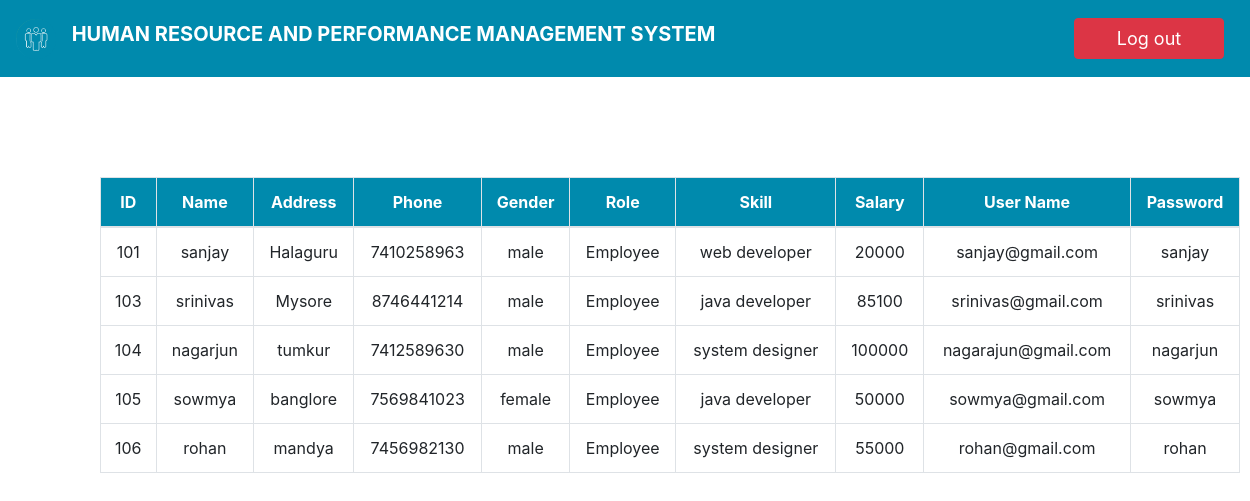
The app's page /Admin/viewemployee.php (signed in) with its own data.
### tables this page shows
CREATE TABLE `employee` (
  `Emp_id` int(11) NOT NULL,
  `name` varchar(25) DEFAULT NULL,
  `address` varchar(50) DEFAULT NULL,
  `phone` decimal(10,0) DEFAULT NULL,
  `gender` varchar(6) DEFAULT NULL,
  `role` varchar(20) DEFAULT NULL,
  `Skill` varchar(20) DEFAULT NULL,
  `salary` int(11) DEFAULT NULL,
  `username` varchar(35) DEFAULT NULL,
  `password` varchar(15) DEFAULT NULL,
  `rateing` float DEFAULT NULL
);

### Admin/viewemployee.php (the view, shortened to what this page needs)
<?php
   include "../db.php";
if (isset($_SESSION['Aid'])) {
    $query="select * from employee where role='employee';";
    $result=mysqli_query($mysqli,$query);
     }
else{
header("location:http://".$_SERVER['HTTP_HOST'].dirname($_SERVER['PHP_SELF'])."/login.php");
exit();
}
?>
<!DOCTYPE html>
<html lang="en">
<head>
    <link rel="stylesheet" href="../css/bootstrap.min.css">
    <link rel="stylesheet" href="../css/font-awesome-4.7.0/css/font-awesome.css">
</head>
<body>
    <nav class="navbar navbar-dark bg-cus">
  <a class="navbar-brand" href="#">
    <img src="../images/hiring-1-300x300.png" width="40" height="40" class="d-inline-block align-top" alt="">
     <b style="padding: 10px;">HUMAN RESOURCE AND PERFORMANCE MANAGEMENT SYSTEM</b>
      <ul class="nav nav-pills my-ul">
         <li class="nav-item">
          <a class="btn btn-danger" href="logout.php" role="button">Log out</a>
          </li>
      </ul>
  </a>
</nav>
        <table class="table table-bordered text-center container" style="margin:100px;">
       <thead>
           <tr>
               <th scope="col">ID</th>
               <th scope="col">Name</th>
               <th scope="col">Address</th>
               <th scope="col">Phone</th>
               <th scope="col">Gender</th>
               <th scope="col">Role</th>
               <th scope="col">Skill</th>
               <th scope="col">Salary</th>
               <th scope="col">User Name</th>
               <th scope="col">Password</th>
           </tr>
       </thead>
       <tbody>
             <?php
     while ($row=mysqli_fetch_assoc($result)){
           echo "<tr>";
               echo "<td>".$row['Emp_id']."</td>";
               echo "<td>".$row['name']."</td>";
               echo "<td>".$row['address']."</td>";
               echo "<td>".$row['phone']."</td>";
               echo "<td>".$row['gender']."</td>";
               echo "<td>".$row['role']."</td>";
               echo "<td>".$row['Skill']."</td>";
               echo "<td>".$row['salary']."</td>";
               echo "<td>".$row['username']."</td>";
               echo "<td>".$row['password']."</td>";
           echo "</tr>";
     }
?>
       </tbody>
   </table>
    </body>
</html>

### Admin/viewemployee.php (style rules this page uses)
.my-ul li { padding: 10px; }
.my-ul li a { width: 150px; font-size: 18px; }
.bg-cus { background-color:#008aad; }
th { background-color:#008aad; color: white; }

### records on screen
employee: Emp_id "101", name "sanjay", address "Halaguru", phone "7410258963", gender "male", role "Employee", Skill "web developer", salary "20000", username "sanjay@gmail.com", password "sanjay"
employee: Emp_id "103", name "srinivas", address "Mysore", phone "8746441214", gender "male", role "Employee", Skill "java developer", salary "85100", username "srinivas@gmail.com", password "srinivas"
employee: Emp_id "104", name "nagarjun", address "tumkur", phone "7412589630", gender "male", role "Employee", Skill "system designer", salary "100000", username "nagarajun@gmail.com", password "nagarjun"
employee: Emp_id "105", name "sowmya", address "banglore", phone "7569841023", gender "female", role "Employee", Skill "java developer", salary "50000", username "sowmya@gmail.com", password "sowmya"
employee: Emp_id "106", name "rohan", address "mandya", phone "7456982130", gender "male", role "Employee", Skill "system designer", salary "55000", username "rohan@gmail.com", password "rohan"
